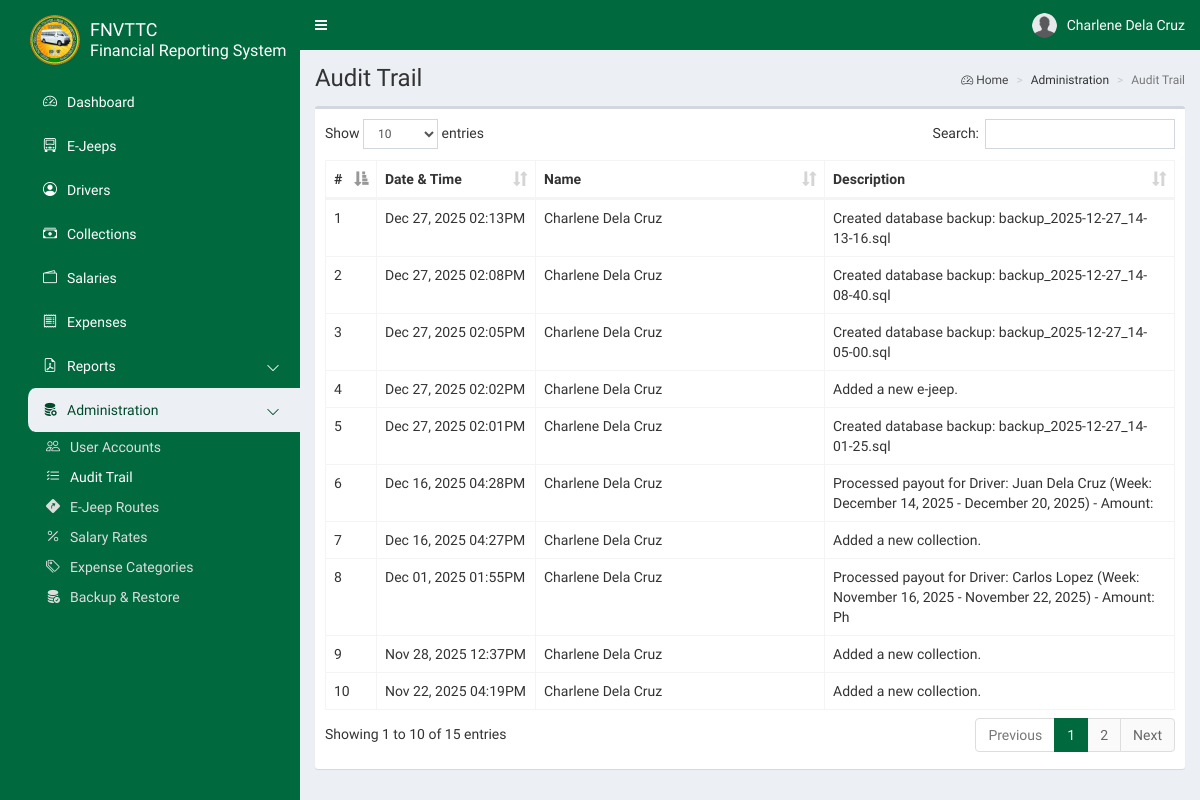
/admin/audittrail.php (signed in), run on an earlier commit of the app's database.
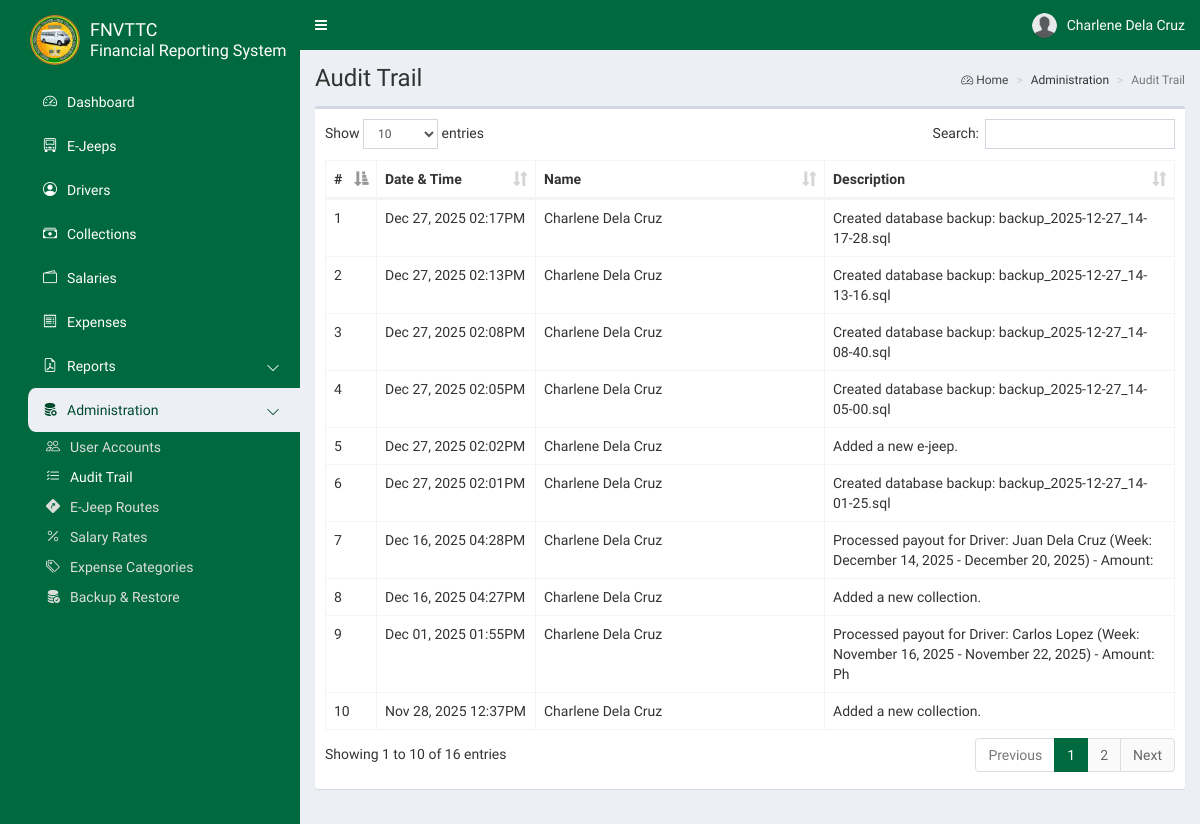
And on a later commit of the database.
### tables this page shows
CREATE TABLE `frs_users` (
  `id` int(11) NOT NULL AUTO_INCREMENT,
  `first_name` varchar(50) NOT NULL,
  `last_name` varchar(50) NOT NULL,
  `email` varchar(50) NOT NULL,
  `password` char(32) NOT NULL,
  `type` int(1) NOT NULL,
  `image` varchar(100) NOT NULL,
  `address` varchar(100) NOT NULL,
  `contact` varchar(25) NOT NULL,
  `deleted` bit(1) NOT NULL DEFAULT b'0',
  PRIMARY KEY (`id`)
);

CREATE TABLE `frs_trail` (
  `id` int(11) NOT NULL AUTO_INCREMENT,
  `user_id` int(11) NOT NULL,
  `description` varchar(100) NOT NULL,
  `date` datetime NOT NULL DEFAULT current_timestamp(),
  PRIMARY KEY (`id`),
  KEY `fk_trail_userid` (`user_id`),
  CONSTRAINT `fk_trail_userid` FOREIGN KEY (`user_id`) REFERENCES `frs_users` (`id`) ON DELETE NO ACTION ON UPDATE CASCADE
);

### config/config.php (called while the page is built, shortened)
<?php
class Connection {
    private $dbHost;
    private $dbUser;
    private $dbPass;
    private $dbName;
    public function __construct() {
        $this->dbHost = $_ENV['DB_HOST'];
        $this->dbUser = $_ENV['DB_USER'];
        $this->dbPass = $_ENV['DB_PASS'];
        $this->dbName = $_ENV['DB_NAME'];
    }
    public function getConnection() {
        try {
            $pdo = new PDO("mysql:host=" . $this->dbHost . ";dbname=" . $this->dbName, $this->dbUser, $this->dbPass);
            $pdo->setAttribute(PDO::ATTR_ERRMODE, PDO::ERRMODE_EXCEPTION);
            $pdo->setAttribute(PDO::ATTR_DEFAULT_FETCH_MODE, PDO::FETCH_ASSOC);
            return $pdo;
        }
        catch (Exception $e) {
            echo 'Error: ' . $e->getmessage();
        }
    }
}

### admin/audittrail.php (the view, shortened to what this page needs)
<?php
require_once '../config/config.php';
class Trail {
    private $db;
    public function __construct() {
        $conn = new Connection();
        $this->db = $conn->getConnection();
    }
    public function getData(){
        $trail_sql = "SELECT * FROM `frs_trail` AS a JOIN `frs_users` AS b ON a.`user_id` = b.`id` ORDER BY a.`date` DESC";
        $trail_stmt = $this->db->query($trail_sql);
        return $trail_stmt->fetchAll();
    }
}
$trail = new Trail();
$trails = $trail->getData();
?>
<!DOCTYPE html>
<html style="background-color: #00693e;">
<head>
<?php include '../common/head.php'; ?>
</head>
<body class="hold-transition skin-blue sidebar-mini">
    <div class="wrapper">
<?php include '../common/navbar.php'; ?>
<?php include '../common/sidebar.php'; ?>
        <div class="content-wrapper">
            <section class="content-header">
                <h1>Audit Trail</h1>
                <ol class="breadcrumb">
                    <li><a href="#"><i class="bi bi-speedometer2"></i> Home</a></li>
                    <li>Administration</li>
                    <li class="active">Audit Trail</li>
                </ol>
            </section>
            <section class="content">
                <div class="row">
                    <div class="col-xs-12">
                        <div class="box">
                            <div class="box-body table-responsive">
                                <table id="example1" class="table table-bordered">
                                    <thead>
                                        <tr>
                                            <th style="width: 12px; max-width: 12px !important;">#</th>
                                            <th style="width: 120px; max-width: 120px !important;">Date & Time</th>
                                            <th style="width: 250px; max-width: 250px !important;">Name</th>
                                            <th>Description</th>
                                        </tr>
                                    </thead>
                                    <tbody>
<?php
$id = 1;
foreach ($trails as $row) { ?>
<tr>
    <td><?php echo $id; ?></td>
    <td><?php echo (new DateTime($row['date']))->format('M d, Y h:iA'); ?></td>
    <td><?php echo $row['first_name'] . " " . $row['last_name']; ?></td>
    <td><?php echo $row['description']; ?></td>
</tr>
<?php $id++; } ?>
                                    </tbody>
                                </table>
                            </div>
                        </div>
                    </div>
                </div>
            </section>
        </div>
    </div>
</body>
</html>

### common/head.php (shortened to what this page needs)
<link rel="stylesheet" href="../bower_components/bootstrap/dist/css/bootstrap.min.css">
<link rel="stylesheet" href="../bower_components/font-awesome/css/font-awesome.min.css">
<link rel="stylesheet" href="../bower_components/select2/dist/css/select2.min.css">
<link rel="stylesheet" href="../bower_components/bootstrap-datepicker/dist/css/bootstrap-datepicker.min.css">
<link rel="stylesheet" href="../bower_components/datatables.net-bs/css/dataTables.bootstrap.min.css">
<link rel="stylesheet" href="../dist/css/AdminLTE.min.css">
<link rel="stylesheet" href="../dist/css/all-skins.min.css">
<link rel="stylesheet" href="https://cdn.jsdelivr.net/npm/bootstrap-icons/font/bootstrap-icons.css">

### common/navbar.php (shortened to what this page needs)
<?php
require_once '../config/config.php';
$connection = new Connection();
$db = $connection->getConnection();
$sql = "SELECT * FROM frs_users WHERE id = '".$_SESSION['user_id']."'";
$stmt = $db->query($sql);
$row = $stmt->fetch();
?>
<header class="main-header" style="position: fixed; top: 0; width: 100%;">
    <nav class="navbar navbar-static-top">
        <a href="#" class="sidebar-toggle" data-toggle="push-menu" role="button"><span class="sr-only">Toggle Navigation</span></a>
        <div class="navbar-custom-menu">
            <ul class="nav navbar-nav">
                <li class="dropdown user user-menu">
                    <a href="#" class="dropdown-toggle" data-toggle="dropdown">
<?php if(file_exists('../images/' . $row['image'])): ?>
                        <img src="../images/<?php echo $row['image']; ?>" class="user-image" alt="User Image">
<?php else: ?>
                        <img src="../images/default.png" class="user-image" alt="User Image">
<?php endif; ?>
                        <span class="hidden-xs"><?php echo $row['first_name'] . " " . $row['last_name']; ?></span>
                    </a>
                </li>
            </ul>
        </div>
    </nav>
</header>

### common/sidebar.php (shortened to what this page needs)
<aside class="main-sidebar" style="overflow-y: auto; position: fixed; top: 0;">
    <section class="sidebar">
        <ul class="sidebar-menu" data-widget="tree">
            <li class="header" style="color: #fff;font-size: 26px;display: flex;place-items: center;margin-left: 15px;">
                <img src="../images/logo.png" width="50px"> <h4 style="margin-left: 10px;">FNVTTC<br><span style="font-size: 0.9em;">Financial Reporting System<span></h4>
            </li>
<?php if ($_SESSION['type'] == 0):  ?>
            <li><a href="dashboard.php"><i class="bi bi-speedometer2"></i><span>Dashboard</span></a></li>
            <li><a href="ejeeps.php"><i class="bi bi-truck-front"></i><span>E-Jeeps</span></a></li>
            <li><a href="drivers.php"><i class="bi bi-person-circle"></i><span>Drivers</span></a></li>
            <li><a href="collections.php"><i class="bi bi-cash-stack"></i><span>Collections</span></a></li>
            <li><a href="salaries.php"><i class="bi bi-wallet2"></i><span>Salaries</span></a></li>
            <li><a href="expenses.php"><i class="bi bi-receipt"></i><span>Expenses</span></a></li>
            <li class="treeview">
                <a href="#">
                    <i class="bi bi-file-earmark-pdf"></i><span>Reports</span>
                    <span class="pull-right-container"><i class="bi bi-chevron-down pull-right"></i></span>
                </a>
            </li>
            <li class="treeview">
                <a href="#">
                    <i class="bi bi-database-fill-gear"></i><span>Administration</span>
                    <span class="pull-right-container"><i class="bi bi-chevron-down pull-right"></i></span>
                </a>
                <ul class="treeview-menu">
                    <li><a href="accounts.php"><i class="bi bi-people"></i><span>User Accounts</span></a></li>
                    <li><a href="audittrail.php"><i class="bi bi-list-check"></i><span>Audit Trail</span></a></li>
                    <li><a href="routes.php"><i class="bi bi-sign-turn-slight-right-fill"></i><span>E-Jeep Routes</span></a></li>
                    <li><a href="rates.php"><i class="bi bi-percent"></i><span>Salary Rates</span></a></li>
                    <li><a href="categories.php"><i class="bi bi-tags"></i><span>Expense Categories</span></a></li>
                    <li><a href="#"><i class="bi bi-database-fill-check"></i><span>Backup & Restore</span></a></li>
                </ul>
            </li>
<?php elseif ($_SESSION['type'] == 2):  ?>
            <li><a href="dashboard.php"><i class="bi bi-speedometer2"></i><span>Dashboard</span></a></li>
            <li><a href="collections.php"><i class="bi bi-cash-stack"></i><span>Collections</span></a></li>
            <li><a href="expenses.php"><i class="bi bi-receipt"></i><span>Expenses</span></a></li>
<?php endif; ?>
        </ul>
    </section>
</aside>

### common/head.php (style rules this page uses)
.axis-btn-green:hover, .axis-btn-green:visited, .axis-btn-green:focus, { color: #fff; }
.axis-btn-red:hover, .axis-btn-red:visited, .axis-btn-red:focus, { color: #fff; }
.sidebar-menu.tree li.active>a { background-color: #ecf0f5; border-radius: 10px 0 0 10px; color: #004a2b; }
.sidebar-menu li { margin-left: 25px; border-radius: 0 0 30px 30px; }
.sidebar-menu li i { margin-right: 10px; }
.treeview>ul.treeview-menu, .treeview:hover>ul.treeview-menu a, .treeview>ul.treeview-menu:hover a, li.active>ul.treeview-menu a { background-color: transparent !important; }
.treeview>ul.treeview-menu>li>a { color: #ddd !important; }
.treeview>ul.treeview-menu>li>a:hover, .treeview>ul.treeview-menu>li.active>a { color: #fff !important; }
.content-wrapper { margin-top: 50px; }

What changed in the data, as far as the page shows it:
no longer on this page (row unchanged): frs_trail: date "Nov 22, 2025 04:19PM", user.first_name "Charlene", user.last_name "Dela Cruz", description "Added a new collection."
added frs_trail: date "Dec 27, 2025 02:17PM", user.first_name "Charlene", user.last_name "Dela Cruz", description "Created database backup: backup_2025-12-27_14-17-28.sql"
Also different on the page:
text written by a page script: "Show entries Search: Showing 1 to 10 of 15 entries Previous 1 2 Next" → "Show entries Search: Showing 1 to 10 of 16 entries Previous 1 2 Next"
